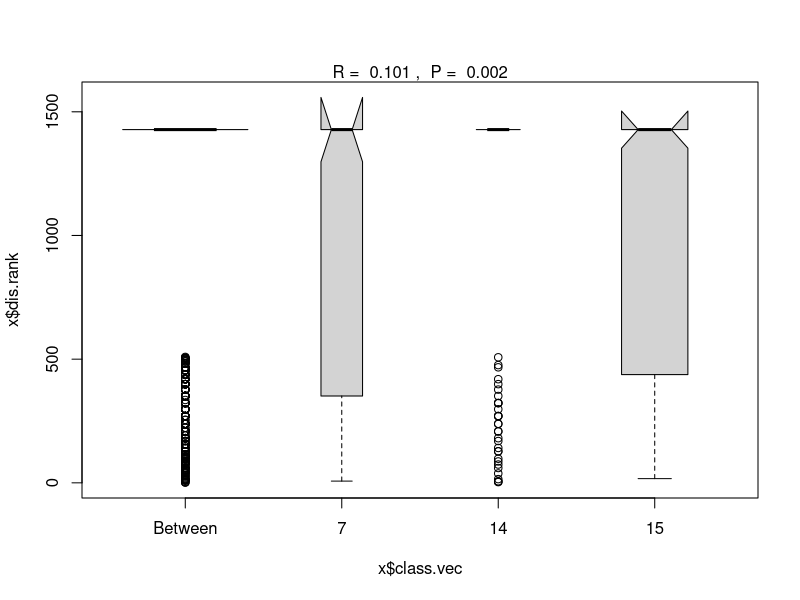

Write the R code that produced this figure. (Note: this script raises an error after producing the figure.)
library(vegan)
library(tidyverse)

invent_rect <- read.csv("inventory5.csv", header = T, stringsAsFactors = T)
invent_rect$host0 <- sub("-.*", "", invent_rect$Hôte)

invent_rect$host <- paste(invent_rect$Identifiant.site, invent_rect$host0, sep = "_")



#####Host matrix####
matrix_host <- invent_rect %>%
  count(host, Essence, Identifiant.site, Taxon.fonge) %>%
  pivot_wider(names_from = Taxon.fonge, values_from = n, values_fill = list(n = 0))

# matrix_host <- invent_rect %>%
#   select(host, Identifiant.site) %>%
#   distinct(host, Identifiant.site) %>%
#   left_join(matrix_host, by = "host")

host <- matrix_host[,4:ncol(matrix_host)]
m_host <- as.matrix(host)

ano_site <- anosim(m_host, matrix_host$Identifiant.site, permutations = 999, distance = "bray")
summary(ano_site)
plot(ano_site)

ano_essence <- anosim(m_host, matrix_host$Essence, permutations = 999, distance = "bray")
summary(ano_essence)








nmds <- metaMDS(m_ess, distance = "bray")
nmds
plot(nmds)

data.scores = as.data.frame(scores(nmds)$sites)

#add columns to data frame 
data.scores$Identifiant.site = matrix_host$Identifiant.site
data.scores$Identifiant.site <- as.character(data.scores$Identifiant.site)
data.scores$Essence <- matrix_host$Essence

head(data.scores)


library(ggplot2)


xx = ggplot(data.scores, aes(x = NMDS1, y = NMDS2)) + 
  geom_point(size = 4, aes(shape = host, colour = Identifiant.site)) + 
  labs(x = "NMDS1", colour = "Site", y = "NMDS2", shape = "Essence")  + 
  scale_colour_manual(values = c("#009E73", "#E69F00", "#009")) + 
  scale_shape_manual(values = c(0, 1, 2, 3, 4, 5, 6, 7, 8)) +
  stat_ellipse(aes(x=NMDS1,y=NMDS2,colour=Identifiant.site),level = 0.50) +
  theme_minimal()
xx




#PERMANOVA#
adonis <- adonis2(m_host ~ matrix_host$Essence, method = "bray")
print(adonis)



adonis2 <- adonis2(m_host ~ matrix_host$Identifiant.site, method = "bray")
print(adonis2)


#####Essence matrix####
matrix_essence <- invent_rect %>%
  count(Essence, Identifiant.site, Taxon.fonge) %>%
  pivot_wider(names_from = Taxon.fonge, values_from = n, values_fill = list(n = 0))





ess <- matrix_essence[,3:ncol(matrix_essence)]
m_ess <- as.matrix(ess)

ano_ess_site <- anosim(m_ess, matrix_essence$Identifiant.site, permutations = 999, distance = "bray")
summary(ano_ess_site)


ano_ess_essence <- anosim(m_ess, matrix_essence$Essence, permutations = 999, distance = "bray")
summary(ano_ess_essence)








nmds_ess <- metaMDS(m_ess, distance = "bray")
nmds_ess
plot(nmds_ess)

data.scores = as.data.frame(scores(nmds_ess)$sites)

#add columns to data frame 
data.scores$Identifiant.site = matrix_essence$Identifiant.site
data.scores$Identifiant.site <- as.character(data.scores$Identifiant.site)
data.scores$Essence <- matrix_essence$Essence

head(data.scores)


library(ggplot2)


xx = ggplot(data.scores, aes(x = NMDS1, y = NMDS2)) + 
  geom_point(size = 4, aes(shape = Essence, colour = Identifiant.site)) + 
  labs(x = "NMDS1", colour = "Site", y = "NMDS2", shape = "Essence")  + 
  scale_colour_manual(values = c("#009E73", "#E69F00", "#009")) + 
  scale_shape_manual(values = c(0, 1, 2, 3, 4, 5, 6, 7, 8)) +
  stat_ellipse(aes(x=NMDS1,y=NMDS2,colour=Identifiant.site),level = 0.50) +
  theme_minimal()
xx


#####PCoA####
library(vegan)
library(ggplot2)
distance_matrix <- vegdist(m_host, method = "bray") 
pcoa_result <- cmdscale(distance_matrix, k = 2, eig = TRUE)
plot(pcoa_result$points[, 1], pcoa_result$points[, 2])
pcoa_result
head(distance_matrix)


pcoa_df <- data.frame(
  PC1 = pcoa_result$points[, 1],
  PC2 = pcoa_result$points[, 2]
)

# Add explained variance for axes labels
eigenvalues <- pcoa_result$eig
explained_variance <- eigenvalues / sum(eigenvalues)
x_label <- paste0("PC1 (", round(explained_variance[1] * 100, 1), "%)")
y_label <- paste0("PC2 (", round(explained_variance[2] * 100, 1), "%)")

# Plot
ggplot(pcoa_df, aes(x = PC1, y = PC2)) +
  geom_point(size = 3, alpha = 0.7) +
  labs(x = x_label, y = y_label, title = "PCoA Plot") +
  theme_minimal()




eigenvalues <- pcoa_result$eig
explained_variance <- eigenvalues / sum(eigenvalues)
cumulative_variance <- cumsum(explained_variance)

summary_df <- data.frame(
  Axis = 1:length(eigenvalues),
  Eigenvalue = eigenvalues,
  ExplainedVariance = explained_variance,
  CumulativeVariance = cumulative_variance
)

print(summary_df)

# Show proportion of variance explained by the first two axes
cat("Variance explained by PC1:", round(explained_variance[1] * 100, 2), "%\n")
cat("Variance explained by PC2:", round(explained_variance[2] * 100, 2), "%\n")



pcoa_df <- data.frame(
  PC1 = pcoa_result$points[, 1],
  PC2 = pcoa_result$points[, 2],
  Essence = matrix_host$Essence,  # 9 categories
  IdentifiantSite = matrix_host$Identifiant.site  # 3 categories
)

pcoa_df$Essence <- as.character(pcoa_df$Essence)
pcoa_df$IdentifiantSite <- as.character(pcoa_df$IdentifiantSite)
eigenvalues <- pcoa_result$eig
explained_variance <- eigenvalues / sum(eigenvalues)
x_label <- paste0("PC1 (", round(explained_variance[1] * 100, 1), "%)")
y_label <- paste0("PC2 (", round(explained_variance[2] * 100, 1), "%)")

# Plot
ggplot(pcoa_df, aes(x = PC1, y = PC2, shape = Essence, color = IdentifiantSite)) +
  geom_point(size = 3, alpha = 0.8) +
  scale_shape_manual(values = 1:9) +  # Up to 9 different shapes
  scale_color_manual(values = c("red", "blue", "green")) +
  labs(x = x_label, y = y_label)
  theme_minimal()
